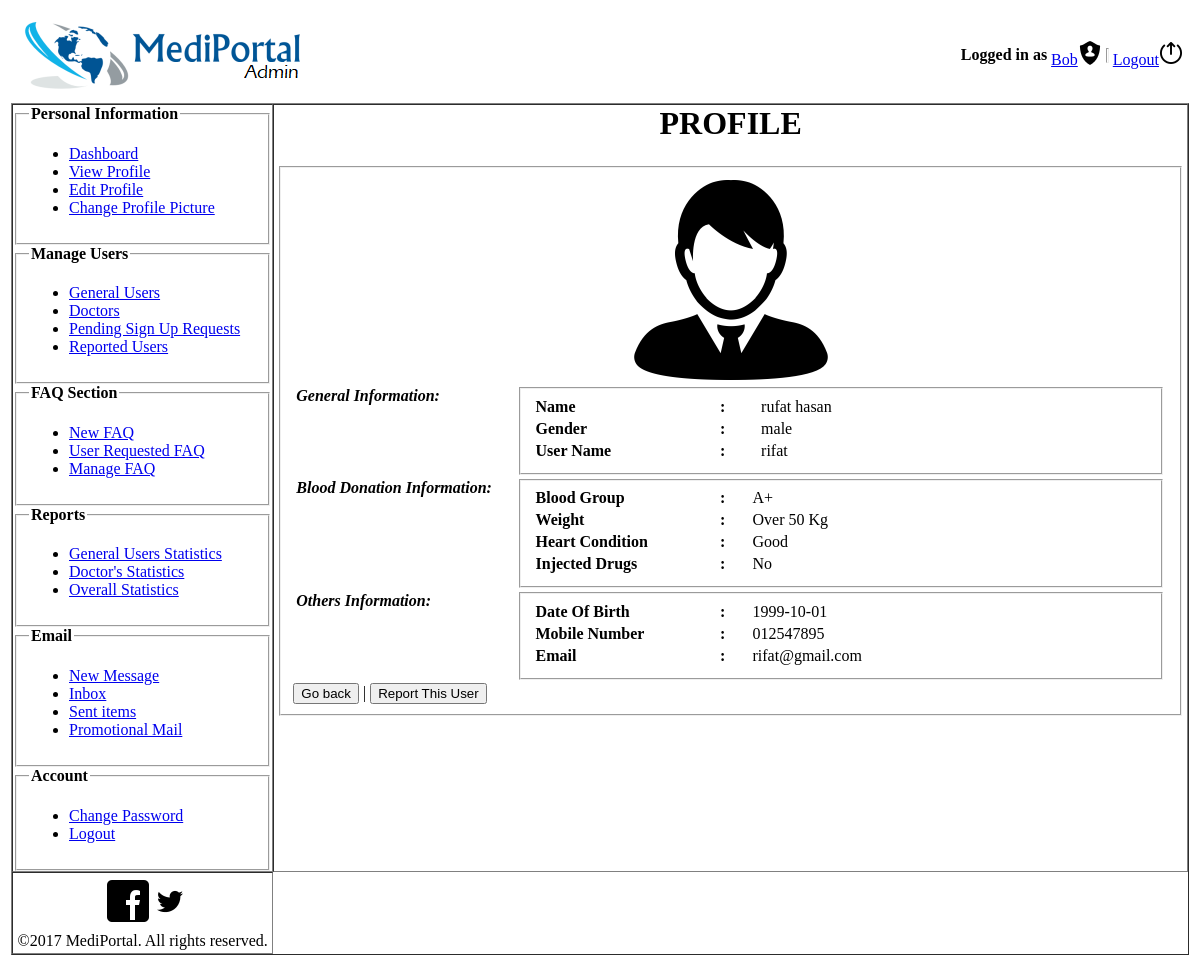
Page /user_admin/normalUserDetails.php?mid=1 on the earlier database version.
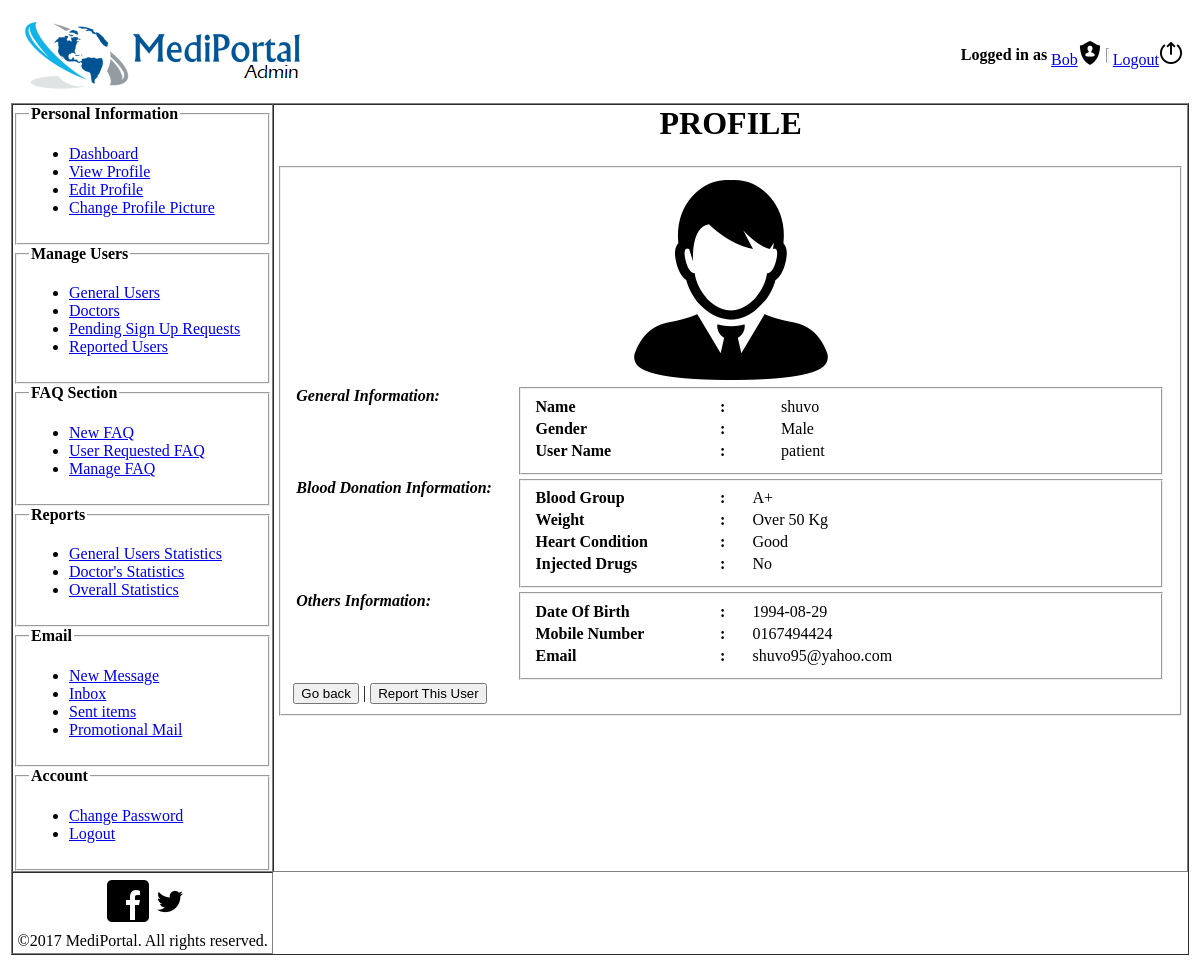
Same page on the later database version.
### tables this page shows
CREATE TABLE `member` (
  `member_id` int(11) NOT NULL,
  `username` varchar(50) NOT NULL,
  `name` text NOT NULL,
  `gender` varchar(50) NOT NULL,
  `email` varchar(50) NOT NULL,
  `dob` date NOT NULL,
  `mobile` varchar(50) DEFAULT NULL,
  `blood_group_id` int(11) DEFAULT NULL,
  `profile_picture` longblob,
  `account_status` varchar(50) NOT NULL,
  `last_login` datetime NOT NULL,
  `address` text
);

### user_admin/normalUserDetails.php (the view, shortened to what the changed rows need)
<?php
     $conn = mysqli_connect("localhost", "root", "","mediportal_db");
    $member_information = "SELECT * from member where member_id=".$_REQUEST['mid'].";";
     $result = mysqli_query($conn, $member_information)or die(mysqli_error($conn));
      while($row = mysqli_fetch_assoc($result)) {
  ?>
<html>
<head><title>Home</title></head>
<body>
    <table align="center" width="100%">
        <tr>
            <td>
                <div>
                    <table align="center" width="100%">
                        <td width="20%">
                            <a href="dashboard.php"><img src="images/pageicon.png"/></a>
                        </td>
                        <td width="40%">&nbsp;</td>
                        <td width="40%">
                            <table align="right">
                                <td><strong>Logged in as </strong></td>
                                <td><a href="viewprofile.php">Bob<img src="images/user.png"></a></td>
                                <td><hr width="1" size="15"></td>
                                <td><a href="../index.php">Logout<img src="images/logout.png"></a></td>
                            </table>
                        </td>
                    </table>
                </div>
            </td>
        </tr>
        <tr>
            <td>
               <div>
                    <table width="100%" border="1" cellspacing="0" cellpadding="0">
                        <td width="20%">
                            <fieldset>
                                <legend>
                            <strong>Personal Information</strong></legend>
                            <ul>
                                <li><a href="dashboard.php">Dashboard</a></li>
                                <li><a href="viewprofile.php">View Profile</a></li>
                                <li><a href="editprofile.php">Edit Profile</a></li>
                                <li><a href="changeprofilepicture.php">Change Profile Picture</a></li>
                            </ul>
                        </fieldset>
                        <fieldset>
                            <legend>
                            <strong>Manage Users</strong></legend>
                            <ul>
                                <li><a href="normalUsers.php">General Users</a></li>
                                <li><a href="doctorUsers.php">Doctors</a></li>
                                <li><a href="pendingRequest.php">Pending Sign Up Requests</a></li>
                                <li><a href="reportedUsers.php">Reported Users</a></li>
                            </ul>
                        </fieldset>
                        <fieldset>
                            <legend>
                            <strong>FAQ Section</strong></legend>
                            <ul>
                                <li><a href="FAQ/newFAQ.php">New FAQ</a></li>
                                <li><a href="FAQ/requestedFAQ.php">User Requested FAQ</a></li>
                                <li><a href="FAQ/manageFAQ.php">Manage FAQ</a></li>
                            </ul>
                        </fieldset>
                        <fieldset>
                            <legend>
                            <strong>Reports</strong></legend>
                            <ul>
                                <li><a href="reportsNormalUsers.php">General Users Statistics</a></li>
                                <li><a href="reportsDoctorUsers.php">Doctor's Statistics</a></li>
                                <li><a href="reportsAdmin.php">Overall Statistics</a></li>
                            </ul>
                        </fieldset>
                        <fieldset>
                            <legend>
                            <strong>Email</strong></legend>
                            <ul>
                                <li><a href="eConsultation/message.php">New Message</a></li>
                                <li><a href="eConsultation/inbox.php">Inbox</a></li>
                                <li><a href="eConsultation/sentitems.php">Sent items</a></li>
                <li><a href="eConsultation/promoMail.php">Promotional Mail</a></li>
                            </ul>
                        </fieldset>
                        <fieldset>
                            <legend>
                            <strong>Account</strong></legend>
                            <ul>
                                <li><a href="changepassword.php">Change Password</a></li>
                                <li><a href="../index.php">Logout</a></li>
                            </ul>
                        </fieldset>
                        </td>
                        <div align="center">
                             <td width="70%" align="center" valign="top">
                                    <div>
                                        <h1>PROFILE</h1>
                                           <table width="100%">
                                        <td width="60%">
                                            <fieldset>
                                            <table width="100%">
                                                <tr align="center">
                                                    <td width="40%" align="center" colspan="3">
                                            <table align="center">
                                                <tr>
                                                    <td align="center"><img src="images/usericon.png"/></td>
                                                </tr>
                                            </table>
                                        </td>
                                                </tr>
                                                <tr>
                                                    <td width="10%" valign="top"><label><b><i>General Information:</i></b></label>
                                                    </td>
                                                    <td align="center">
                                                        <fieldset>
                                                        <table width="100%">
                                                        <tr>
                                                            <td width="30%"><strong>Name</strong></td>
                                                            <td><strong>:</strong></td>
                                                            <td ><?php echo $row['name'];?></td>
                                                        </tr>
                                                         <tr>
                                                            <td width="30%"><strong>Gender</strong></td>
                                                            <td><strong>:</strong></td>
                                                            <td ><?php echo $row['gender'];?></td>
                                                        </tr>
                                                        <tr>
                                                            <td width="30%"><strong>User Name</strong></td>
                                                            <td><strong>:</strong></td>
                                                            <td ><?php echo $row['username'];?></td>
                                                        </tr>
                                                    </table>
                                                </fieldset>
                                                </td>
                                            </tr>
                                                 <tr>
                                                    <td width="10%" valign="top"><label><b><i>Blood Donation Information:</i></b></label>
                                                    </td>
                                                    <td>
                                                        <fieldset>
                                                        <table width="100%">
                                                        <tr>
                                                            <td width="30%"><strong>Blood Group</strong></td>
                                                            <td><strong>:</strong></td>
                                                            <td width="65%">A+</td>
                                                        </tr>
                                                         <tr>
                                                            <td width="30%"><strong>Weight</strong></td>
                                                            <td><strong>:</strong></td>
                                                            <td>Over 50 Kg</td>
                                                         </tr>
                                                         <tr>
                                                            <td width="30%"><strong>Heart Condition</strong></td>
                                                            <td><strong>:</strong></td>
                                                            <td>Good</td>
                                                         </tr>
                                                         <tr>
                                                            <td width="30%"><strong>Injected Drugs</strong></td>
                                                            <td><strong>:</strong></td>
                                                            <td>No</td>
                                                         </tr>
                                                    </table>
                                                </fieldset>
                                                </td>
                                            </tr>
                                                  <tr>
                                                    <td width="10%" valign="top"><label><b><i>Others Information:</i></b></label>
                                                    </td>
                                                    <td>
                                                        <fieldset>
                                                        <table width="100%">
                                                        <tr>
                                                            <td width="30%"><strong>Date Of Birth</strong></td>
                                                            <td><strong>:</strong></td>
                                                            <td width="65%"><?php echo $row['dob'];?></td>
                                                        </tr>
                                                         <tr>
                                                            <td width="30%"><strong>Mobile Number</strong></td>
                                                            <td><strong>:</strong></td>
                                                            <td><?php echo $row['mobile'];?></td>
                                                         </tr>
                                                         <tr>
                                                            <td width="30%"><strong>Email</strong></td>
                                                            <td><strong>:</strong></td>
                                                            <td><?php echo $row['email'];?></td>
                                                         </tr>
                                                    </table>
                                                </fieldset>
                                                </td>
                                            </tr>
                                        </td>
                                    </table>
                                             <button onclick="goBack()">Go back</button> | <button onclick="report()">Report This User</button>
                                    </div>
                                </td>
                            </div>
                        </table>
                </div>
            </td>
        </tr>
        <tr>
            <td>
                <div>
                    <table align="center">
                        <tr align="center">
                            <td>
                            <a href="https://www.facebook.com/">
                            <img src="../images/facebook.png">
                             </a>
                         </td>
                            <td>
                                    <a href="https://www.twitter.com/">
                                    <img src="../images/twitter.png">
                                </a>
                            </td>
                        </tr>
                    </table>
                    <table align="center">
                        <td>&copy;2017 MediPortal. All rights reserved.</td>
                    </table>
                </div>
            </td>
        </tr>
    </table>
</body>
</html>
<?php }
                                          mysqli_close($conn) ?>

Differences in the rows shown:
changed member: name "rufat hasan" → "shuvo"; gender "male" → "Male"; username "rifat" → "patient"; dob "1999-10-01" → "1994-08-29"; mobile "012547895" → "0167494424"; email "rifat@gmail.com" → "shuvo95@yahoo.com"
